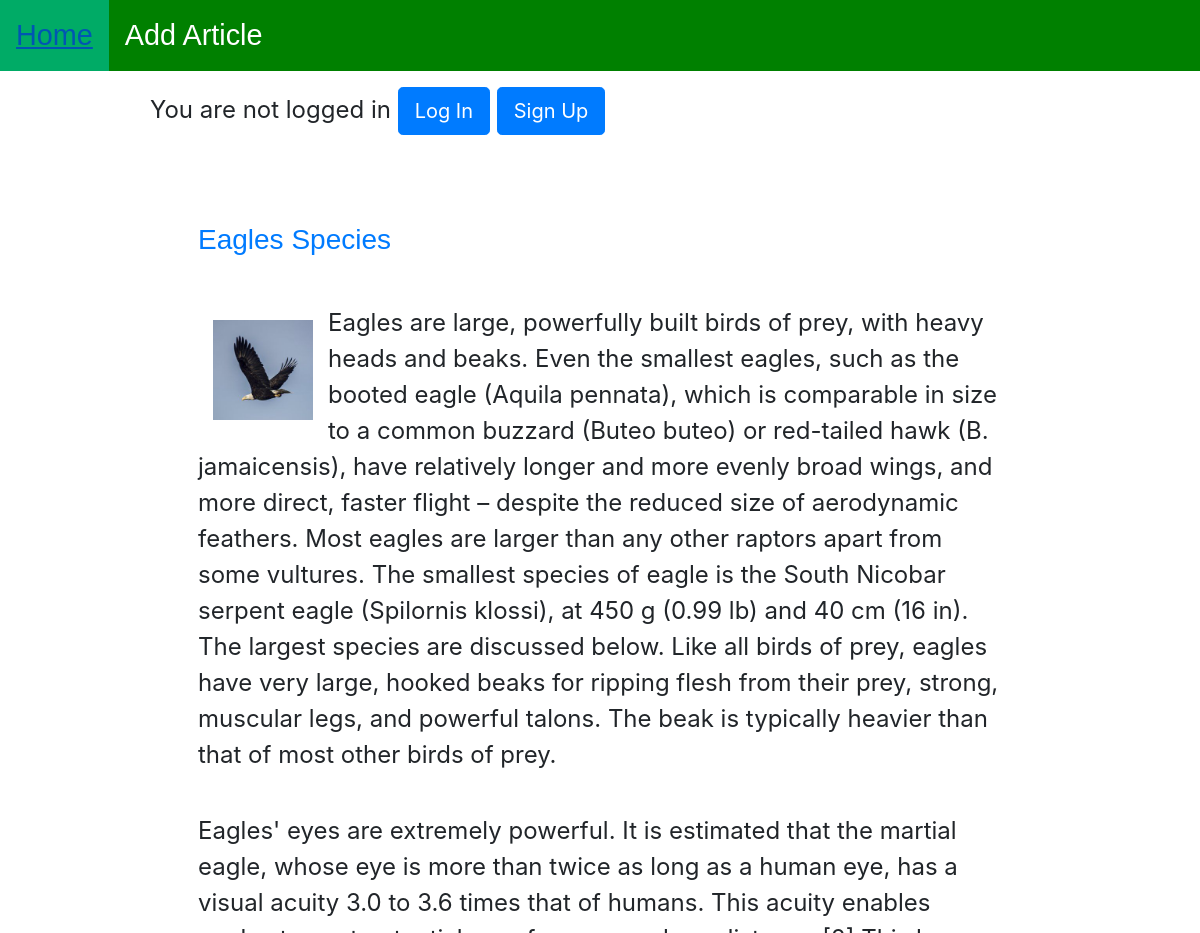
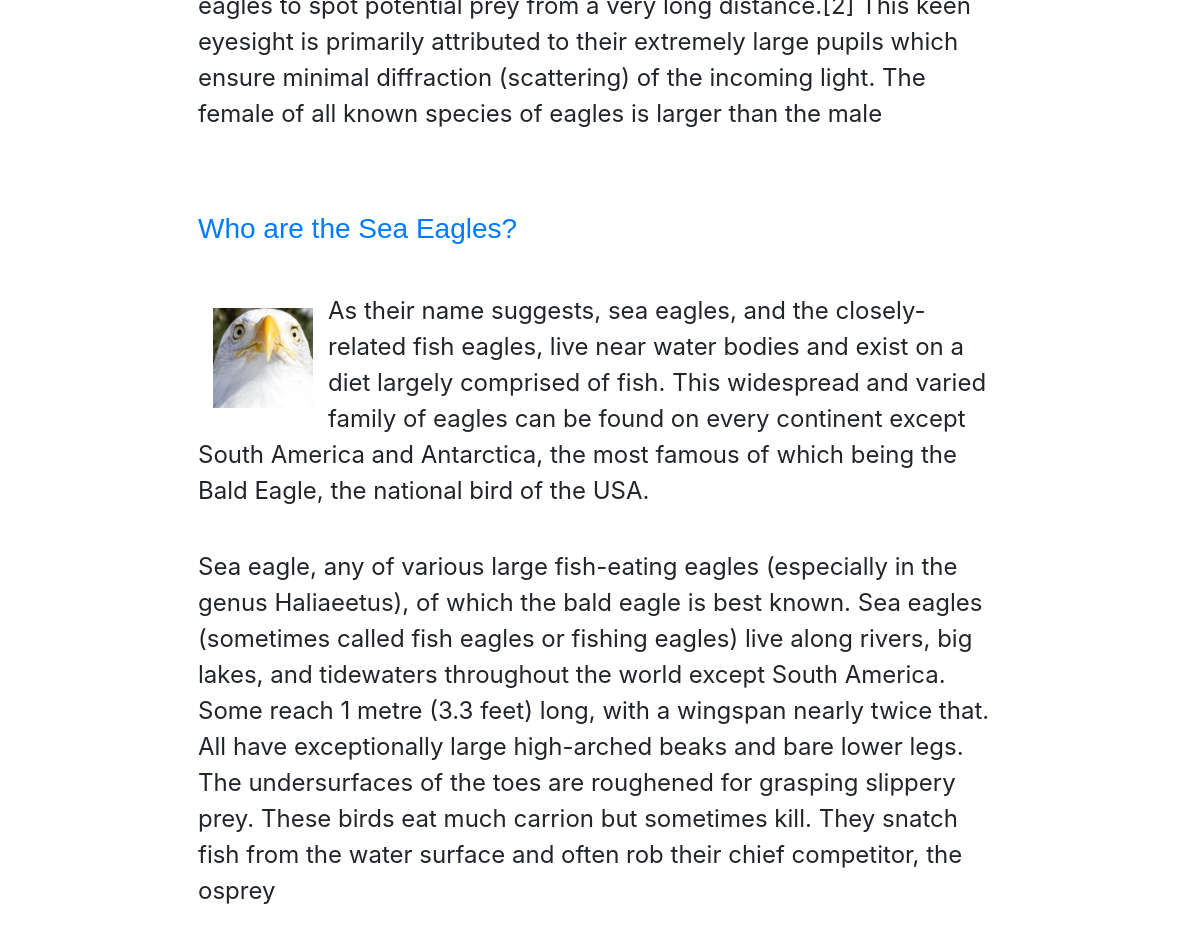
/, run on an earlier commit of the app's database (2 pictures, top to bottom).
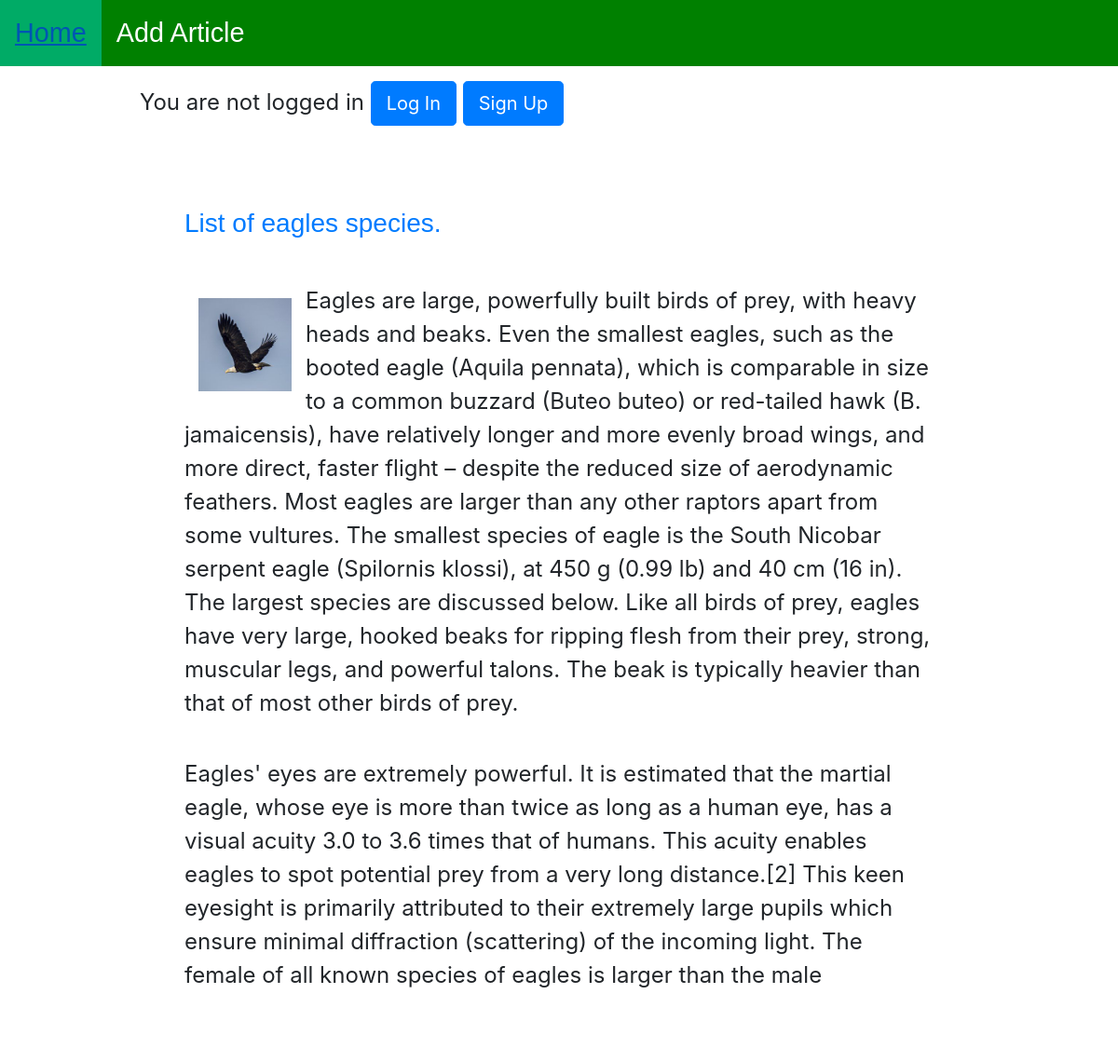
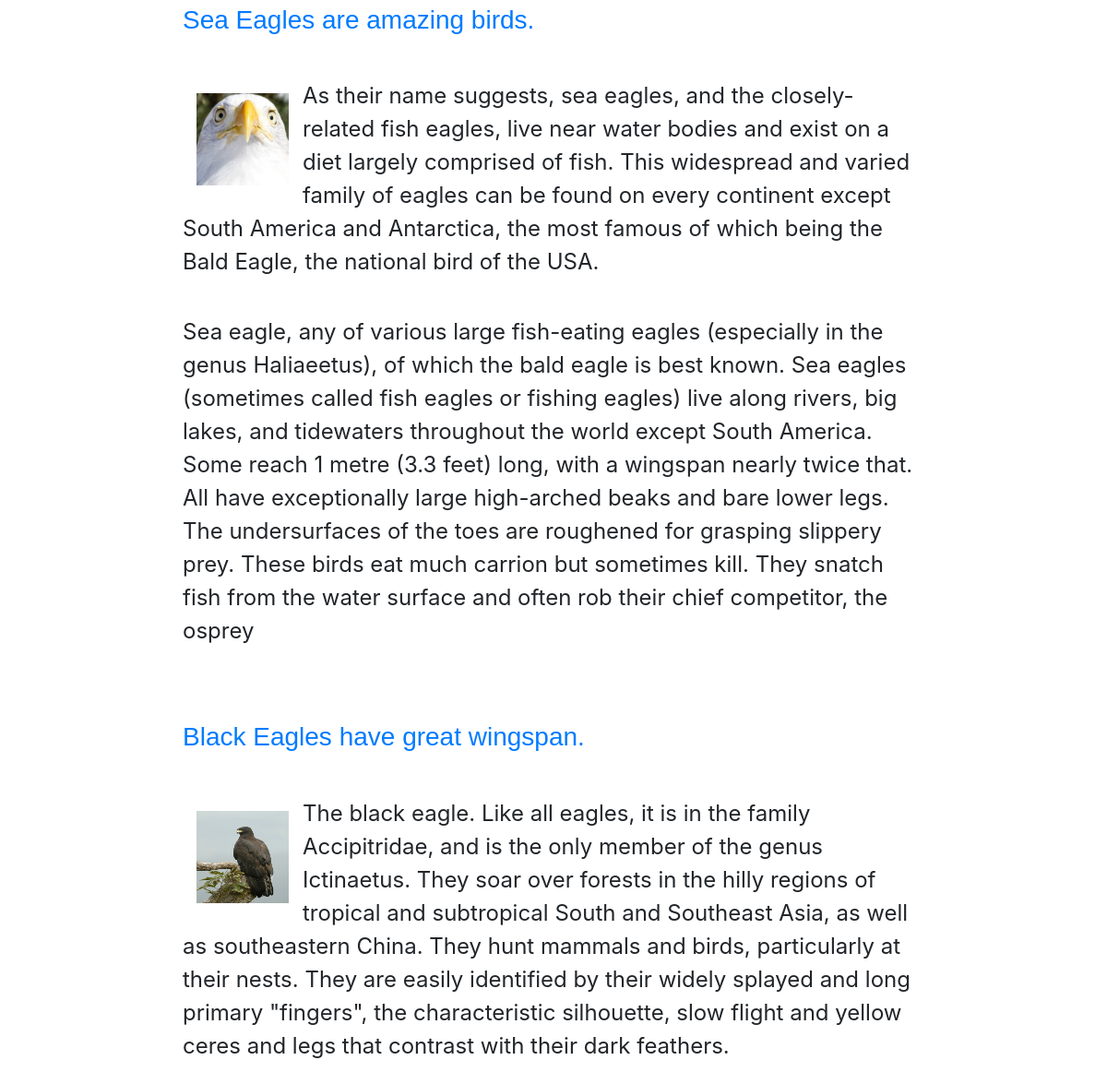
And on a later commit of the database (2 pictures, top to bottom).
### samples/models.py (models this page shows, shortened)
class Article(models.Model):
    title = models.CharField(max_length=200)
    text = models.TextField()
    author = models.ForeignKey(
        'auth.User', on_delete=models.CASCADE, default=1,)
    photo = models.ImageField(upload_to="gallery", default='eagle1.jpg')

### samples/views.py (the view)
# urls.py: path('', HomePageView.as_view(), name='home'),
class HomePageView(ListView):
    model = Article
    template_name = 'home.html'
    context_object_name = 'all_articles_list'

### templates/home.html
{% extends 'base.html' %}
{% block content %}
<main>
    {% for article in all_articles_list %}
    <section>
        <h3><a href="{% url 'article_detail' article.pk %}">{{ article.title }}</a></h3>
        <article>
            <img src="{{ article.photo.url }}" alt="{{ article.title }}" class="art-img">
            <p>{{ article.text | linebreaks }}</p>
        </article>
    </section>
    {% endfor %}
</main>
{% endblock content %}

### templates/base.html (shortened to what this page needs)
{% load static %}
<!DOCTYPE html>
<html lang="en">
<head>
    <link href="{% static 'css/base.css' %}" rel="stylesheet">
    <link rel="stylesheet" href="https://stackpath.bootstrapcdn.com/bootstrap/4.4.1/css/bootstrap.min.css"
>
</head>
<body>
    <ul>
        <li><a href="{% url 'home' %}">Home</a></li>
        <li><a href="{% url 'add_article' %}">Add Article</a></li>
    </ul>
    <div class="wrapper">
        {% if user.is_authenticated %}
        <p>Hi {{ user.username }}</p>
        {% else %}
        <p>You are not logged in <a href="{% url 'login' %}" class="btn btn-primary btn-lg">Log In</a>
        <a href="{% url 'signup' %}" class="btn btn-primary btn-lg">Sign Up</a></p>
        {% endif %}
        {% block content %}
        {% endblock content %}
    </div>
</body>
</html>

### static/css/base.css (style rules this page uses)
* { margin: 0; padding: 0; }
body { background-color: gray; font-size: 50%; padding: 0; margin: 0; }
.wrapper { width: 900px; font-size: 1.5em; margin: 0 auto; background-color: white; }
main { padding: 2em; position: relative; }
p { padding: 0 0 1em 0; }
main { padding: 2em; }
.art-img { float: left; margin: 55px 15px 15px 15px; height: 100px; width: 100px; }
h3 { margin-bottom: 1em; font-family: Arial, Helvetica, sans-serif; }
a:link { text-decoration: none; }
ul { list-style-type: none; margin: 0; padding: 0; overflow: hidden; background-color: green; }
li { float: left; }
li a { display: block; color: white; text-align: center; padding: 14px 16px; text-decoration: none; font-size: 1.8em; font-family: Arial, Helvetica, sans-serif; }

What changed in the data, as far as the page shows it:
changed Article: title "Eagles Species" → "List of eagles species."
changed Article: title "Who are the Sea Eagles?" → "Sea Eagles are amazing birds."
added Article: title "Black Eagles have great wingspan.", photo (picture), text "The black eagle. Like all eagles, it is in the family Accipitridae, and is the only member of the genus Ictinaetus. They soar over forests in the hilly regions of tropical and subtropical South and Southeast Asia, as well as southeastern China. They hunt mammals and birds, particularly at their nests. They are easily identified by their widely splayed and long primary \"fingers\", the characteristic silhouette, slow flight and yellow ceres and legs that contrast with their dark feathers."
